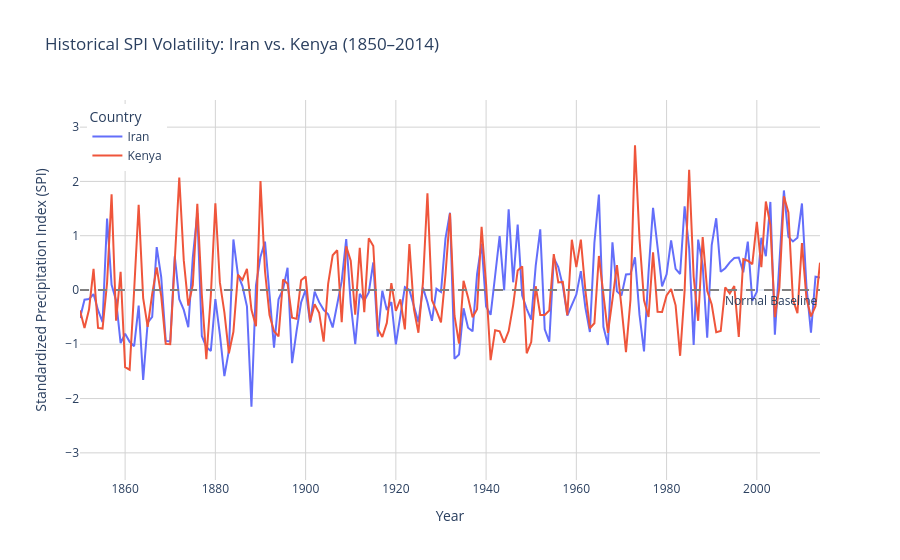

Notebook cell for this chart:
### Code cell
import plotly.express as px

# 1. Filter the dataset down to just the two countries of interest
df_filtered = df[df['country'].isin(['Iran', 'Kenya'])].sort_values(by='year')

# 2. Create the line graph for SPI
fig = px.line(
    df_filtered, 
    x="year", 
    y="mean_spi", 
    color="country",
    hover_data=["climate_zone", "mean_temp_C", "mean_pr_mm_day"],
    labels={
        "year": "Year",
        "mean_spi": "Standardized Precipitation Index (SPI)",
        "country": "Country"
    },
    title="Historical SPI Volatility: Iran vs. Kenya (1850–2014)"
)

# 3. Add a dashed baseline at SPI = 0 (Normal weather threshold)
fig.add_hline(
    y=0.0, 
    line_dash="dash", 
    line_color="gray", 
    annotation_text="Normal Baseline", 
    annotation_position="bottom right"
)

# 4. Enhance styling for clarity
fig.update_traces(line=dict(width=2))
fig.update_layout(
    template="plotly_white",
    xaxis=dict(showgrid=True, gridcolor='lightgray'),
    yaxis=dict(showgrid=True, gridcolor='lightgray', range=[-3.5, 3.5]), # SPI scales usually stay between -3 and +3
    legend=dict(yanchor="top", y=0.99, xanchor="left", x=0.01)
)

# 5. Display the chart
fig.show()

### Figure 1 — Plotly figure (JSON) as saved in the notebook; plotly's stock layout.template omitted (floating-point values rounded to 4 significant figures; data arrays with more than 128 entries replaced by an {"elided": "..."} marker saying what was removed)
{"data": [{"customdata": {"elided": "165x3 mixed values"}, "hovertemplate": "Country=Iran<br>Year=%{x}<br>Standardized Precipitation Index (SPI)=%{y}<br>climate_zone=%{customdata[0]}<br>mean_temp_C=%{customdata[1]}<br>mean_pr_mm_day=%{customdata[2]}<extra></extra>", "legendgroup": "Iran", "line": {"color": "#636efa", "dash": "solid", "width": 2}, "marker": {"symbol": "circle"}, "mode": "lines", "name": "Iran", "orientation": "v", "showlegend": true, "type": "scatter", "x": {"elided": "165 int values"}, "xaxis": "x", "y": {"elided": "165 float values"}, "yaxis": "y"}, {"customdata": {"elided": "165x3 mixed values"}, "hovertemplate": "Country=Kenya<br>Year=%{x}<br>Standardized Precipitation Index (SPI)=%{y}<br>climate_zone=%{customdata[0]}<br>mean_temp_C=%{customdata[1]}<br>mean_pr_mm_day=%{customdata[2]}<extra></extra>", "legendgroup": "Kenya", "line": {"color": "#EF553B", "dash": "solid", "width": 2}, "marker": {"symbol": "circle"}, "mode": "lines", "name": "Kenya", "orientation": "v", "showlegend": true, "type": "scatter", "x": {"elided": "165 int values"}, "xaxis": "x", "y": {"elided": "165 float values"}, "yaxis": "y"}], "layout": {"annotations": [{"showarrow": false, "text": "Normal Baseline", "x": 1, "xanchor": "right", "xref": "x domain", "y": 0, "yanchor": "top", "yref": "y"}], "legend": {"title": {"text": "Country"}, "tracegroupgap": 0, "x": 0.01, "xanchor": "left", "y": 0.99, "yanchor": "top"}, "shapes": [{"line": {"color": "gray", "dash": "dash"}, "type": "line", "x0": 0, "x1": 1, "xref": "x domain", "y0": 0, "y1": 0, "yref": "y"}], "title": {"text": "Historical SPI Volatility: Iran vs. Kenya (1850–2014)"}, "xaxis": {"anchor": "y", "domain": [0, 1], "gridcolor": "lightgray", "showgrid": true, "title": {"text": "Year"}}, "yaxis": {"anchor": "x", "domain": [0, 1], "gridcolor": "lightgray", "range": [-3.5, 3.5], "showgrid": true, "title": {"text": "Standardized Precipitation Index (SPI)"}}}}
